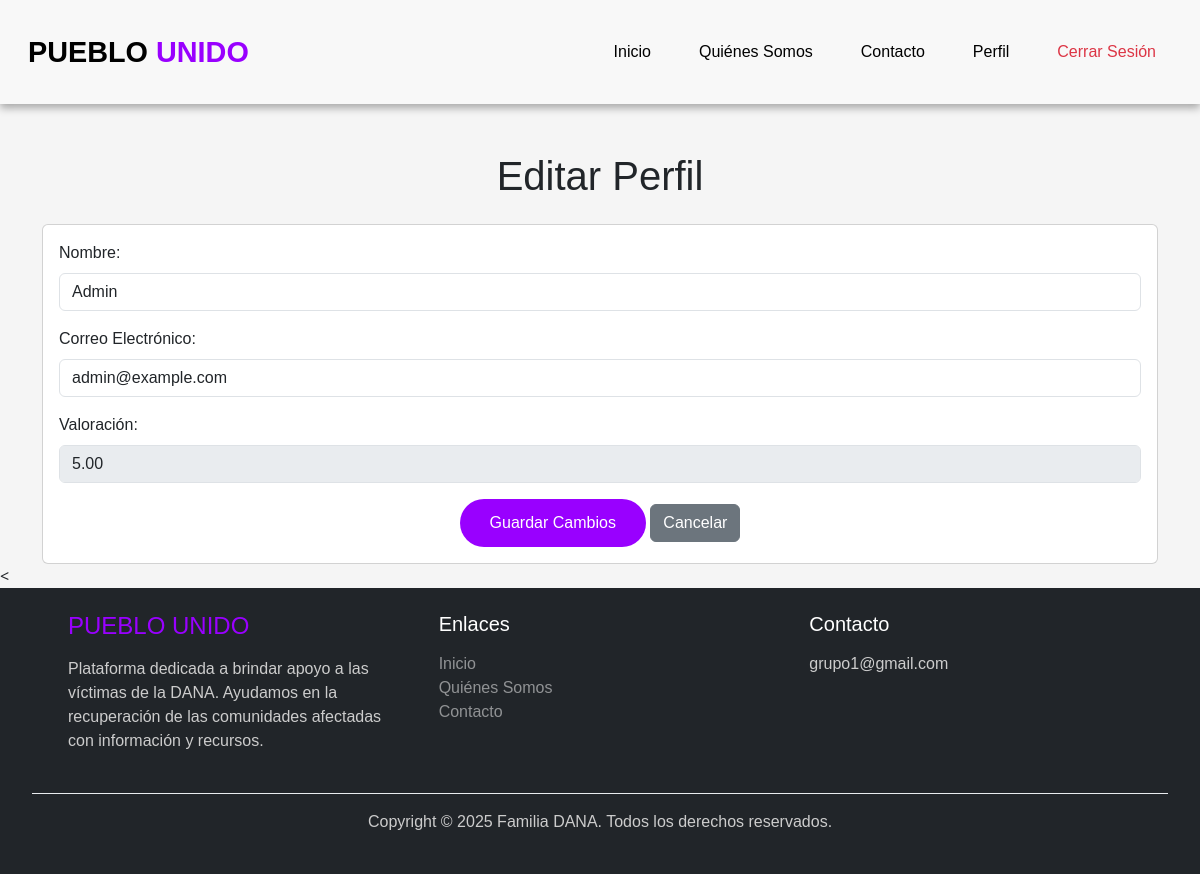
Screenshot of /usuarios/editar.php (signed in) with the database file from the repository.
### tables this page shows
CREATE TABLE `usuarios` (
  `id` int(11) NOT NULL AUTO_INCREMENT,
  `nombre` varchar(100) NOT NULL,
  `email` varchar(100) NOT NULL,
  `password` varchar(255) NOT NULL,
  `rol` enum('cliente','administrador','voluntario') DEFAULT 'cliente',
  `tonkens` int(11) DEFAULT 0,
  `insignias` int(11) DEFAULT 0,
  `perfil_publico` text DEFAULT NULL,
  `valoracion` decimal(3,2) DEFAULT 0.00,
  PRIMARY KEY (`id`),
  UNIQUE KEY `email` (`email`)
);

### usuarios/editar.php (the view, shortened to what this page needs)
<?php
include '../includes/db.php';
include '../includes/header.php';
function sanitize($data) {
    return htmlspecialchars($data, ENT_QUOTES, 'UTF-8');
}
$id = $_SESSION['usuario']['id'];
$query = $conexion->prepare("SELECT * FROM usuarios WHERE id = ?");
$query->bind_param("i", $id);
$query->execute();
$resultado = $query->get_result();
$usuario = $resultado->fetch_assoc();
?>
<div class="container mt-5">
    <h1 class="text-center mb-4">Editar Perfil</h1>
    <div class="card">
        <div class="card-body">
            <form method="POST">
                <div class="mb-3">
                    <label for="nombre" class="form-label">Nombre:</label>
                    <input type="text" id="nombre" name="nombre" class="form-control" value="<?php echo sanitize($usuario['nombre']); ?>" required>
                </div>
                <div class="mb-3">
                    <label for="email" class="form-label">Correo Electrónico:</label>
                    <input type="email" id="email" name="email" class="form-control" value="<?php echo sanitize($usuario['email']); ?>" required>
                </div>
                <div class="mb-3">
                    <label for="valoracion" class="form-label">Valoración:</label>
                    <input type="text" id="valoracion" class="form-control" value="<?php echo sanitize($usuario['valoracion']); ?>" disabled>
                </div>
                <div class="text-center">
                    <button type="submit" class="btn btn-primary">Guardar Cambios</button>
                    <a href="perfil.php" class="btn btn-secondary">Cancelar</a>
                </div>
            </form>
        </div>
    </div>
</div>
<?php include '../includes/footer.php'; ?>

### css/style.css (style rules this page uses)
* { margin: 0; padding: 0; box-sizing: border-box; font-family: Arial, sans-serif; }
html, body { height: 100%; margin: 0; background-color: #f5f5f5; display: flex; flex-direction: column; }
body { display: flex; flex-direction: column; min-height: 100vh; }
.btn-primary, .carousel-caption .btn { background-color: #9900ff; color: white; border: none; padding: 12px 30px; border-radius: 50px; transition: 0.3s ease; }

### rows the page displays
usuarios: nombre "Admin", email "admin@example.com", valoracion "5.00"
